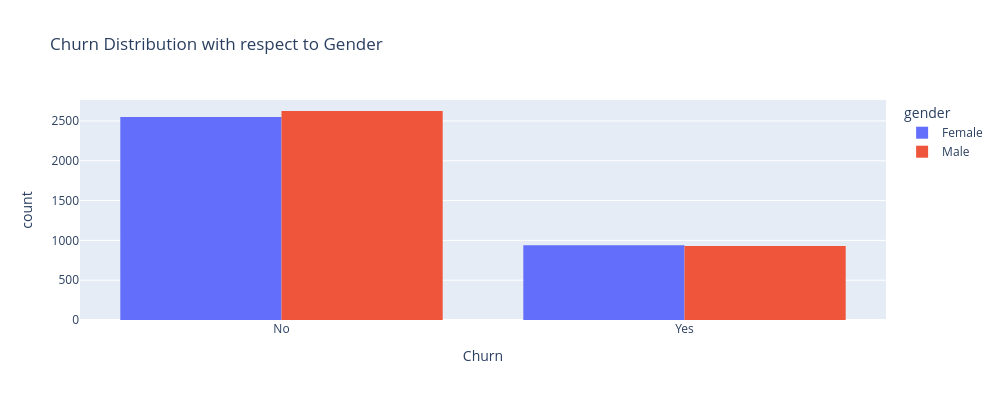

This figure's notebook cell:
### Code cell
fig = px.histogram(
    df, 
    x='Churn', 
    color='gender', 
    barmode='group',
    title='Churn Distribution with respect to Gender',
    width=1000,
    height=400
)


fig.show()

### Figure 1 — Plotly figure (JSON) as saved in the notebook; plotly's stock layout.template omitted (floating-point values rounded to 4 significant figures; data arrays with more than 128 entries replaced by an {"elided": "..."} marker saying what was removed)
{"data": [{"alignmentgroup": "True", "bingroup": "x", "hovertemplate": "gender=Female<br>Churn=%{x}<br>count=%{y}<extra></extra>", "legendgroup": "Female", "marker": {"color": "#636efa", "pattern": {"shape": ""}}, "name": "Female", "offsetgroup": "Female", "orientation": "v", "showlegend": true, "type": "histogram", "x": {"elided": "3488 str values"}, "xaxis": "x", "yaxis": "y"}, {"alignmentgroup": "True", "bingroup": "x", "hovertemplate": "gender=Male<br>Churn=%{x}<br>count=%{y}<extra></extra>", "legendgroup": "Male", "marker": {"color": "#EF553B", "pattern": {"shape": ""}}, "name": "Male", "offsetgroup": "Male", "orientation": "v", "showlegend": true, "type": "histogram", "x": {"elided": "3555 str values"}, "xaxis": "x", "yaxis": "y"}], "layout": {"barmode": "group", "height": 400, "legend": {"title": {"text": "gender"}, "tracegroupgap": 0}, "title": {"text": "Churn Distribution with respect to Gender"}, "width": 1000, "xaxis": {"anchor": "y", "domain": [0, 1], "title": {"text": "Churn"}}, "yaxis": {"anchor": "x", "domain": [0, 1], "title": {"text": "count"}}}}
